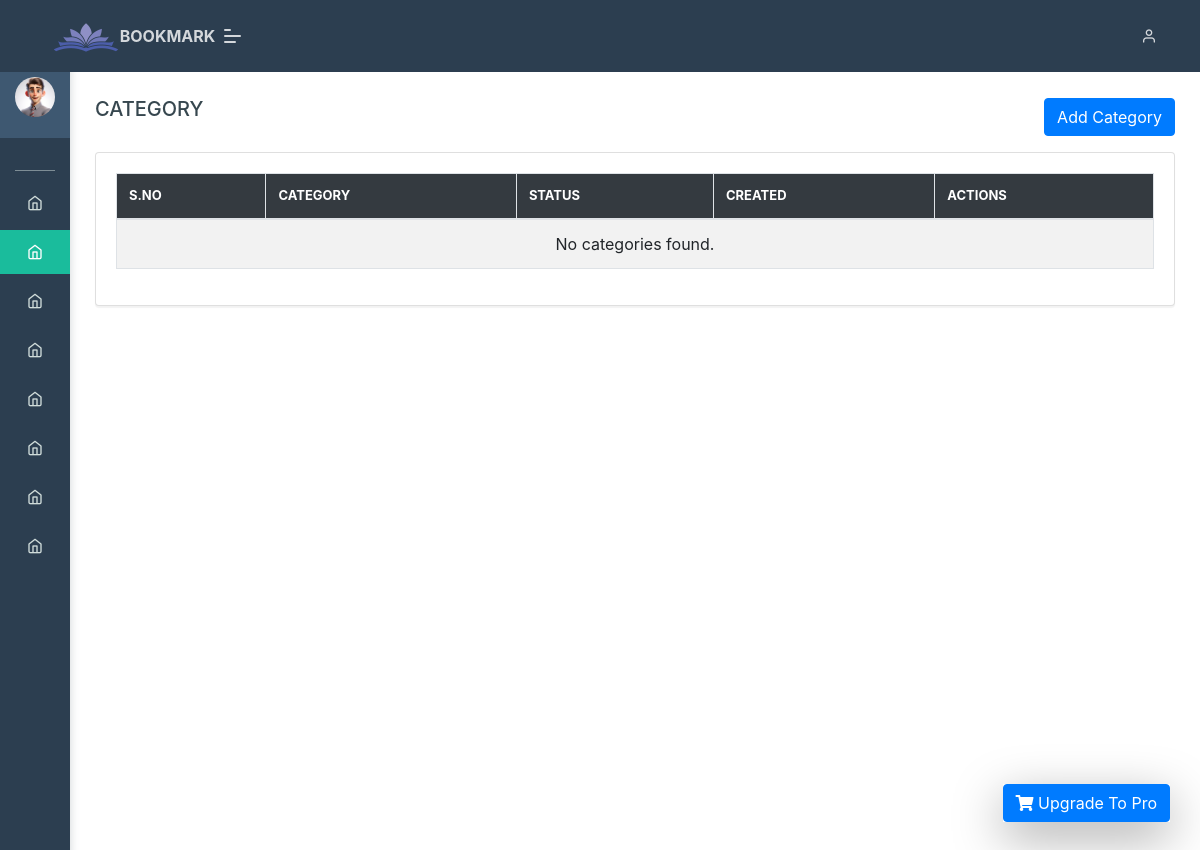
Before: /admin/category.php (signed in) with the older database file.
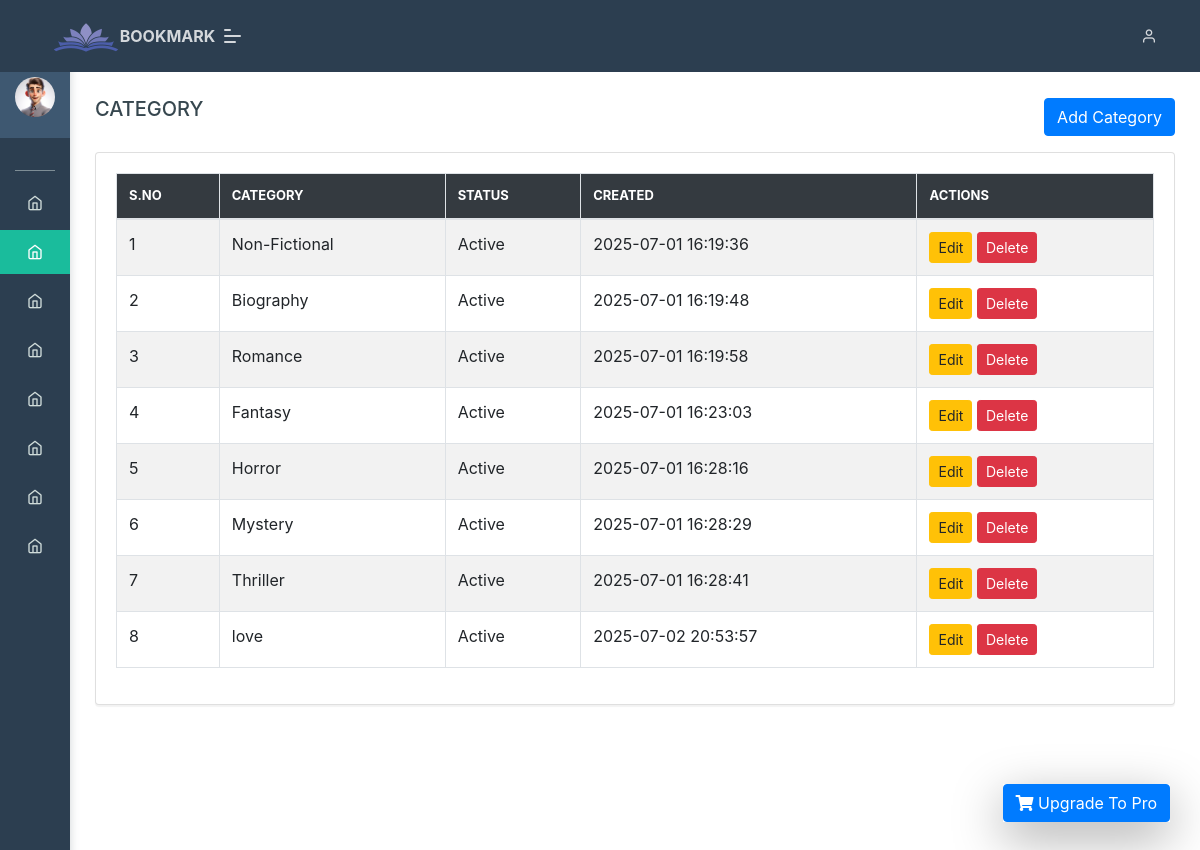
After: the same page with the newer database file.
### tables this page shows
CREATE TABLE `category` (
  `id` int(11) NOT NULL,
  `category_name` varchar(100) NOT NULL,
  `status` int(10) NOT NULL DEFAULT 0,
  `created` datetime NOT NULL,
  `updated` datetime NOT NULL
);

### admin/category.php (the view, shortened to what this page needs)
<?php include("include/adminHeader.php"); ?>
<?php include("config.php"); ?>
<?php
$users = [];
$result = mysqli_query($conn, "SELECT id, category_name, status, created FROM category ORDER BY created ASC");
while ($row = mysqli_fetch_assoc($result)) {
    $users[] = $row;
}
?>
<body class="">
    <?php include("include/navBar.php"); ?>
    <div class="pcoded-main-container">
        <div class="pcoded-content">
            <div class="page-header">
                <div class="page-block">
                    <div class="row align-items-center">
                        <div class="col-md-12">
                            <div class="d-flex justify-content-between align-items-center mb-3">
                                <h5 class="m-b-10">CATEGORY</h5>
                                <a href="add_category.php" class="btn btn-primary">Add Category</a>
                            </div>
                            <div class="card">
                                <div class="card-body table-border-style">
                                    <div class="table-responsive">
                                        <table class="table table-bordered table-striped" id="categoryTable">
                                            <thead>
                                                <tr>
                                                    <th>S.No</th>
                                                    <th>Category</th>
                                                    <th>Status</th>
                                                    <th>Created</th>
                                                    <th>Actions</th>
                                                </tr>
                                            </thead>
                                            <tbody>
                                                <?php if (!empty($users)): ?>
                                                    <?php foreach ($users as $index => $user): ?>
                                                        <tr>
                                                            <td><?= $index + 1; ?></td>
                                                            <td><?= htmlspecialchars($user['category_name']); ?></td>
                                                            <td><?= ($user['status'] == '1') ? "Active" : "Inactive"; ?></td>
                                                            <td><?= $user['created']; ?></td>
                                                            <td>
                                                                <a href="edit_category.php?action=edit&id=<?= $user['id']; ?>" class="btn btn-sm btn-warning">Edit</a>
                                                                <a href="category.php?id=<?= $user['id']; ?>" class="btn btn-sm btn-danger"
                                                                onclick="return confirm('Are you sure you want to delete this category?')">Delete</a>
                                                            </td>
                                                        </tr>
                                                    <?php endforeach; ?>
                                                <?php else: ?>
                                                    <tr>
                                                        <td colspan="5" class="text-center">No categories found.</td>
                                                    </tr>
                                                <?php endif; ?>
                                            </tbody>
                                        </table>
                                    </div>
                                </div>
                            </div>
                        </div>
                    </div>
                </div>
            </div>
        </div>
    </div>
    <?php include("include/adminFooter.php"); ?>
</body>

Changed rows visible on the page:
added category: category_name "Non-Fictional", status "Active", created "2025-07-01 16:19:36"
added category: category_name "Biography", status "Active", created "2025-07-01 16:19:48"
added category: category_name "Romance", status "Active", created "2025-07-01 16:19:58"
added category: category_name "Fantasy", status "Active", created "2025-07-01 16:23:03"
added category: category_name "Horror", status "Active", created "2025-07-01 16:28:16"
added category: category_name "Mystery", status "Active", created "2025-07-01 16:28:29"
added category: category_name "Thriller", status "Active", created "2025-07-01 16:28:41"
added category: category_name "love", status "Active", created "2025-07-02 20:53:57"
Other visible differences:
text no longer shown: "No categories found."
